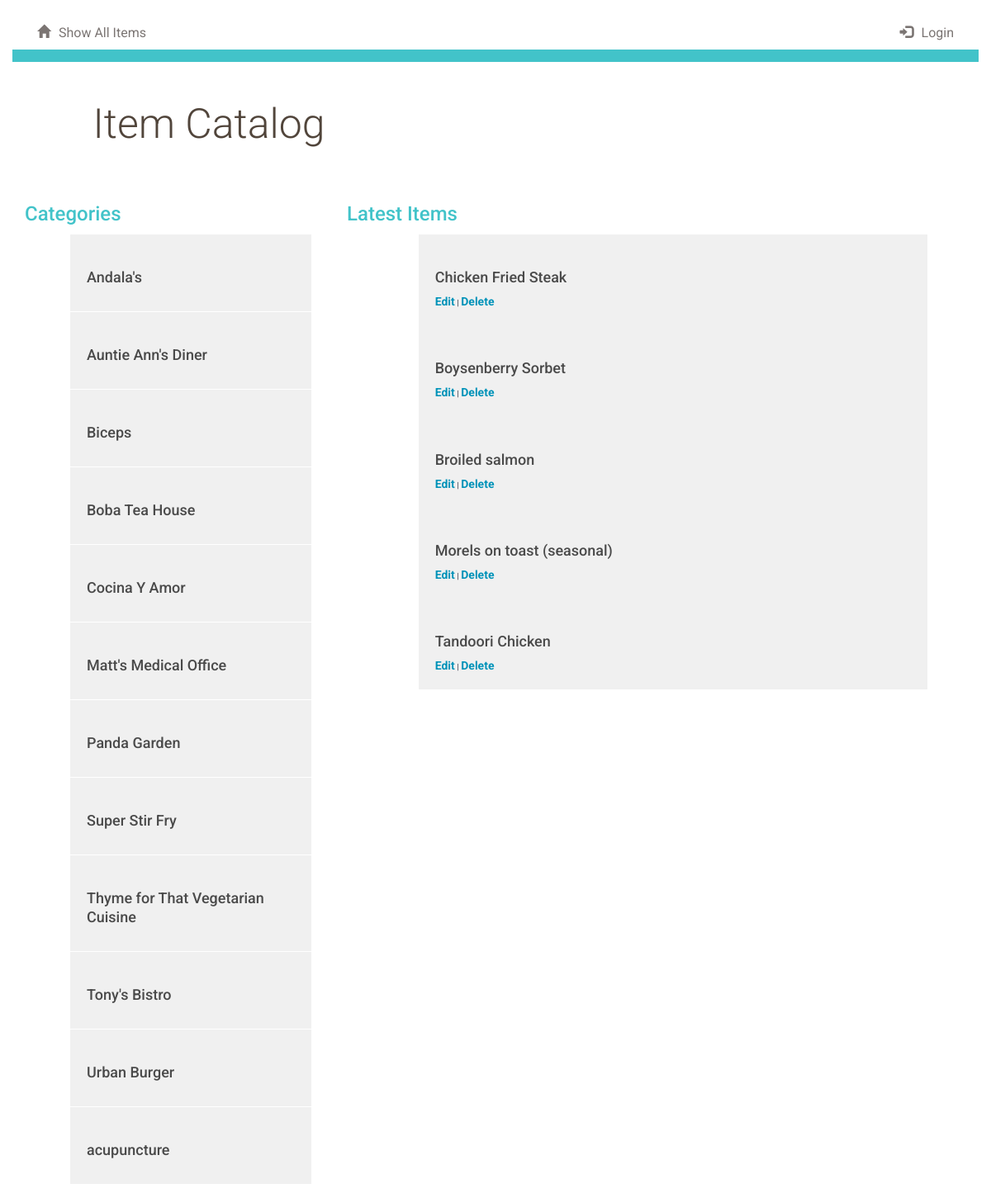
Screenshot of /catalog/7/ with the database file from the repository.
### database_setup.py (models this page shows, shortened)
class Category(Base):
    __tablename__ = 'category'
    id = Column(Integer, primary_key=True)
    name = Column(String(250), nullable=False)
    user_id = Column(Integer, ForeignKey('user.id'))
    user = relationship(User)

class Item(Base):
    __tablename__ = 'item'
    id = Column(Integer, primary_key=True)
    name = Column(String(80), nullable=False)
    description = Column(String(250))
    category_id = Column(Integer, ForeignKey('category.id'))
    category = relationship(Category)
    user_id = Column(Integer, ForeignKey('user.id'))
    user = relationship(User)

### project.py (the view)
@app.route('/catalog/<int:category_id>/')
def showItems(category_id):
    categories = session.query(Category).order_by(asc(Category.name))
    category = session.query(Category).filter_by(id=category_id).one()
    items = session.query(Item).filter_by(category_id=category_id).all()
    if 'username' not in login_session:
        return render_template('public_items.html', items=items,
                               category=category, categories=categories)
    else:
        return render_template('items.html', items=items,
                               category=category, categories=categories)

### templates/public_items.html
{% extends "public_catalog.html" %}
{% block sidebar %}
    <h2>Latest Items</h2>
    <ul>
        {% for item in items %}
            <a href = "{{url_for('showItemsDescription', item_id = item.id, category_id = item.category_id)}}">
                <div class="row">
                    <div class="col-md-1"></div>
                        <div class="col-md-10 category-list">
                            <h3>{{item.name}}</h3>
                            <a href='{{ url_for('editItem', category_id = category.id, item_id = item.id) }}'>Edit</a> |
                            <a href='{{ url_for('deleteItem', category_id = category.id, item_id = item.id) }}'>Delete</a>
                        </div>
                    <div class="col-md-1"></div>
                </div>
            </a>
        {% endfor %}
    </ul>
{% endblock sidebar %}

### templates/public_catalog.html (shortened to what this page needs)
{% extends "main.html" %}
{% block content %}
{% include "public_header.html" %}
<div class="row divider blue">
    <div class="col-md-12"></div>
</div>
<div class="row banner main">
    <div class="col-md-1"></div>
    <div class="col-md-11 padding-none">
        <h1>Item Catalog</h1>
    </div>
</div>
<div class="row">
    <div class="col-md-4">
        <h2>Categories</h2>
        <ul>
            {% for category in categories %}
                <a href = "{{url_for('showItems', category_id = category.id)}}">
                    <div class="row">
                        <div class="col-md-1"></div>
                            <div class="col-md-10 category-list">
                                <h3>{{category.name}}</h3>
                            </div>
                        <div class="col-md-1"></div>
                    </div>
                </a>
            {% endfor %}
        </ul>
    </div>
    <div class="col-md-8">
            {% block sidebar %}
            {% endblock sidebar %}
    </div>
</div>
{% endblock content %}

### static/styles.css (style rules this page uses)
* { font-family: "Helvetica Neue Bold", Roboto, Helvetica, Arial, sans-serif; font-weight: 700; }
h1 { font-family: "Helvetica Neue Light", Roboto, Helvetica, Arial, sans-serif; font-size: 50px; color: #51453B; line-height: 60px; font-weight: 300; }
h2 { font-size: 24px; color: #42C3C9; line-height: 29px; }
h3 { font-size: 18px; color: #4A4A4A; line-height: 23px; }
a { font-size: 14px; color: #0093B9; line-height: 17px; }
body { font-size: 100%; font-family: "PT Sans", sans-serif; color: #505260; background-color: white; }
.padding-none { padding: 0; }
.divider { height: 15px; }
.divider.blue { background-color: #42C3C9; }
.banner.main { height: 150px; background-position: right; background-repeat: no-repeat; background-size: cover; }
.banner h1 { margin: 45px 0; }
.category-list { background-color: #F0F0F0; padding: 20px; }

### rows the page displays
Category: name "Andala's"
Category: name "Auntie Ann's Diner"
Category: name "Biceps"
Category: name "Boba Tea House"
Category: name "Cocina Y Amor"
Category: name "Matt's Medical Office"
Category: name "Panda Garden"
Category: name "Super Stir Fry"
Category: name "Thyme for That Vegetarian Cuisine"
Category: name "Tony's Bistro"
Category: name "Urban Burger"
Category: name "acupuncture"
Item: name "Chicken Fried Steak"
Item: name "Boysenberry Sorbet"
Item: name "Broiled salmon"
Item: name "Morels on toast (seasonal)"
Item: name "Tandoori Chicken"
